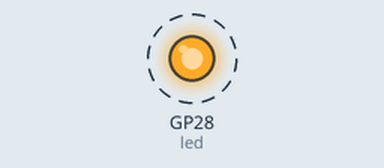
Recording of a program running on a simulated Raspberry Pi Pico running MicroPython. Parts: output pins drawn as LEDs (lit = HIGH). Dashed ring = blinking. What the program prints to the serial console is not drawn.

Above: at 0.2 s.
Timing chart, 0 to 3.0 s (numbered marks = the images above):
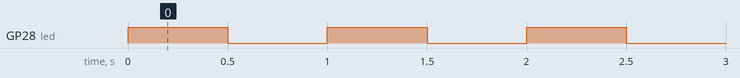

The program:

externalLED.py
```python
#CAB 9.14.23 buzzer.py
#blink the LED on the Lily∞Bot
#LED on pin 28
#https://www.noiresteminist.com/shop

import machine
import utime

led = machine.Pin(28, machine.Pin.OUT)

print("LED flast test 2...")

delay = 0.5

while True:
    led.value(1)
    utime.sleep(delay)
    led.value(0)
    utime.sleep(delay)
```

Measured:
- by itself, GP28 (led): alternates HIGH for 0.50 s and LOW for 0.50 s
